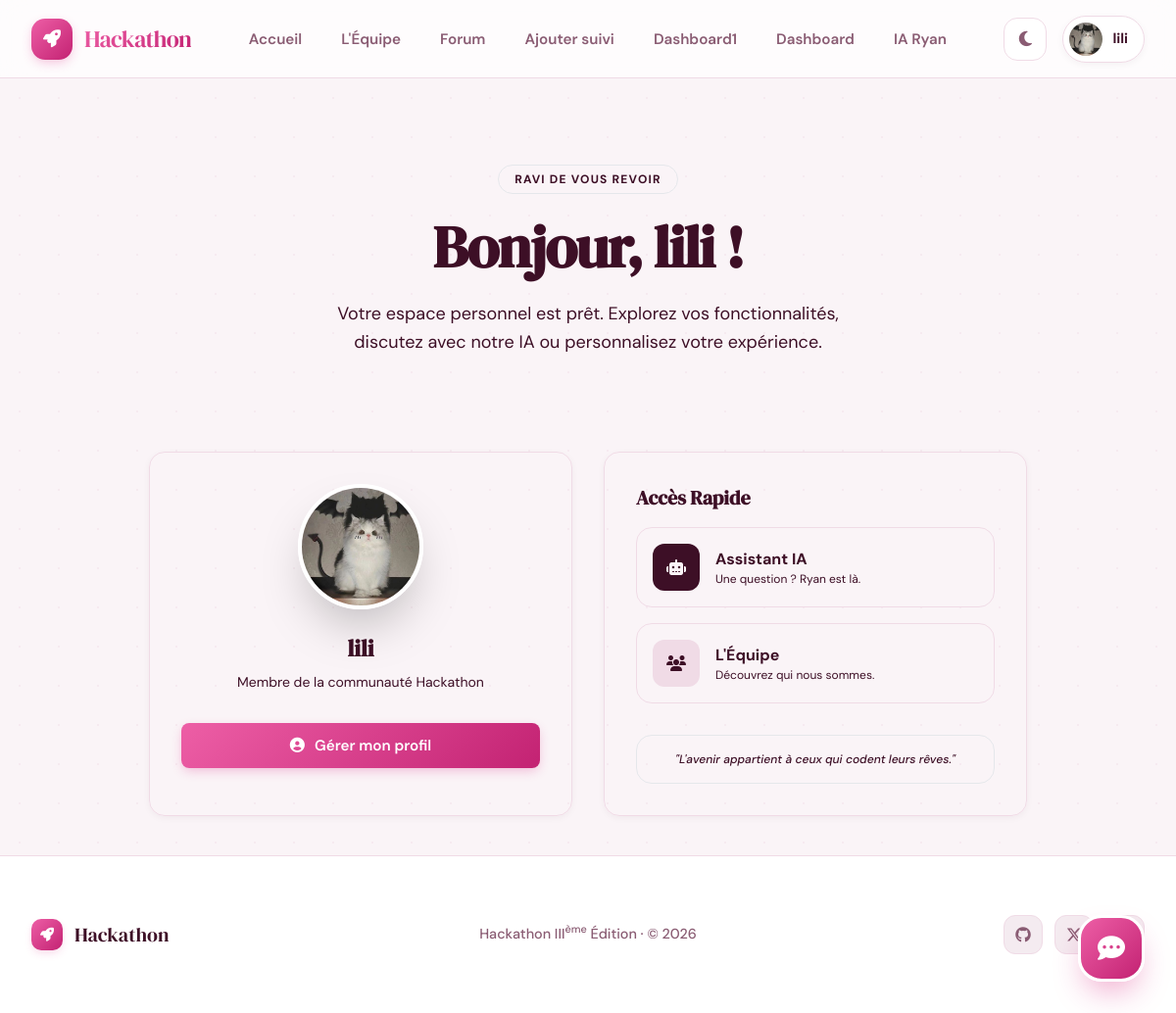
The app's page /user_home/ (signed in) with its own data.
### Users/models.py (models this page shows, shortened)
class User(AbstractUser):
    GROUPE_SANGUIN_CHOIX = [
        ('A+', 'A+'), ('A-', 'A-'),
        ('B+', 'B+'), ('B-', 'B-'),
        ('AB+', 'AB+'), ('AB-', 'AB-'),
        ('O+', 'O+'), ('O-', 'O-'),
    ]
    is_admin_user = models.BooleanField(default=False)
    is_customer = models.BooleanField(default=True)
    age = models.PositiveIntegerField(null=True, blank=True, help_text="25")
    date_dernieres_regles = models.DateField(null=True, blank=True)
    date_prevue_accouchement = models.DateField(null=True, blank=True)
    taille = models.PositiveIntegerField(null=True, blank=True, help_text="En cm")
    poids_initial = models.FloatField(null=True, blank=True, help_text="En kg")
    groupe_sanguin = models.CharField(
        null=True,
        blank=True,
        max_length=5,
        choices=GROUPE_SANGUIN_CHOIX
    )
    antecedents_medicaux = models.TextField(null=True, blank=True)
    nombre_grossesses_precedentes = models.PositiveIntegerField(default=0)
    photo = models.ImageField(
        upload_to="profile_pictures/",
        default="profile_pictures/default.png",
        blank=True,
        null=True,
    )

### Users/views.py (the view)
# urls.py: path("user_home/", views.user_home, name="user_home"),
@login_required
def user_home(request):
    return render(request, "dashboard/user/home.html")

### templates/dashboard/user/home.html (shortened to what this page needs)
{% extends 'Base/base.html' %}
{% block content %}
<div class="max-w-4xl mx-auto space-y-12">
    <div class="text-center space-y-6 py-12">
        <div class="inline-block px-4 py-1.5 rounded-full bg-[var(--accent)]/10 border border-[var(--accent)]/20 text-[var(--accent)] text-xs font-bold uppercase tracking-widest animate-pulse">
            Ravi de vous revoir
        </div>
        <h1 class="text-5xl md:text-6xl font-black text-[var(--ink)] tracking-tight font-serif-display leading-tight">
            Bonjour, <span class="text-[var(--accent)]">{{ user.username }}</span> !
        </h1>
        <p class="text-[var(--muted)] text-lg max-w-xl mx-auto leading-relaxed">
            Votre espace personnel est prêt. Explorez vos fonctionnalités, discutez avec notre IA ou personnalisez votre expérience.
        </p>
    </div>
    <div class="grid md:grid-cols-2 gap-8 items-stretch">
        <div class="cool-card flex flex-col items-center text-center">
            <div class="relative group mb-6">
                <div class="absolute -inset-1 bg-gradient-to-r from-[var(--accent)] to-[var(--ink)] rounded-full blur opacity-25 group-hover:opacity-50 transition duration-1000"></div>
                {% if user.photo %}
                    <img src="{{ user.photo.url }}" alt="Photo de profil" class="relative w-32 h-32 rounded-full object-cover border-4 border-[var(--surface)] shadow-2xl">
                {% else %}
                    <div class="relative w-32 h-32 rounded-full bg-[var(--ink)] text-[var(--paper)] flex items-center justify-center text-4xl font-serif-display border-4 border-[var(--surface)] shadow-2xl">
                        {{ user.username|first|upper }}
                    </div>
                {% endif %}
            </div>
            <h2 class="text-2xl font-bold text-[var(--ink)] mb-2">{{ user.username }}</h2>
            <p class="text-[var(--muted)] text-sm mb-8">Membre de la communauté Hackathon</p>
            <a href="{% url 'users:profile' %}" class="btn btn-primary w-full">
                <i class="fas fa-user-circle"></i> Gérer mon profil
            </a>
        </div>
        <div class="cool-card flex flex-col justify-between">
            <div>
                <h3 class="text-xl font-bold text-[var(--ink)] mb-4 font-serif-display">Accès Rapide</h3>
                <div class="space-y-4">
                    <a href="{% url 'users:chat_home' %}" class="flex items-center gap-4 p-4 rounded-2xl bg-[var(--paper)] border border-[var(--line)] hover:border-[var(--accent)] transition-colors group">
                        <div class="w-12 h-12 rounded-xl bg-[var(--ink)] text-[var(--paper)] flex items-center justify-center group-hover:bg-[var(--accent)] transition-colors">
                            <i class="fas fa-robot"></i>
                        </div>
                        <div class="text-left">
                            <div class="font-bold text-[var(--ink)]">Assistant IA</div>
                            <div class="text-xs text-[var(--muted)]">Une question ? Ryan est là.</div>
                        </div>
                    </a>
                    <a href="{% url 'users:about' %}" class="flex items-center gap-4 p-4 rounded-2xl bg-[var(--paper)] border border-[var(--line)] hover:border-[var(--accent)] transition-colors group">
                        <div class="w-12 h-12 rounded-xl bg-[var(--line)] text-[var(--ink)] flex items-center justify-center group-hover:bg-[var(--ink)] group-hover:text-[var(--paper)] transition-colors">
                            <i class="fas fa-users"></i>
                        </div>
                        <div class="text-left">
                            <div class="font-bold text-[var(--ink)]">L'Équipe</div>
                            <div class="text-xs text-[var(--muted)]">Découvrez qui nous sommes.</div>
                        </div>
                    </a>
                </div>
            </div>
            <div class="mt-8 p-4 rounded-2xl bg-[var(--accent)]/5 border border-[var(--accent)]/10 text-center">
                <p class="text-xs text-[var(--muted)] font-medium italic">
                    "L'avenir appartient à ceux qui codent leurs rêves."
                </p>
            </div>
        </div>
    </div>
</div>
{% endblock %}

### templates/Base/base.html (shortened to what this page needs)
<!doctype html>
<html lang="fr" data-theme="light">
    <head>
        <script src="https://cdn.tailwindcss.com"></script>
        <link
            rel="stylesheet"
            href="https://cdnjs.cloudflare.com/ajax/libs/font-awesome/6.5.0/css/all.min.css"
        />
        {% load static %}
        <link rel="stylesheet" href="{% static 'css/style.css' %}" />
    </head>
    <body>
        <nav
            class="navbar"
            role="navigation"
            aria-label="Navigation principale"
        >
            <div class="navbar-inner">
                <a
                    href="{% url 'users:landing' %}"
                    class="logo"
                    aria-label="Hackathon — Accueil"
                >
                    <div class="logo-mark"><i class="fas fa-rocket"></i></div>
                    <span class="logo-text">Hackathon</span>
                </a>
                <ul class="nav-links desktop-nav" role="list">
                    <li><a href="{% url 'users:landing' %}">Accueil</a></li>
                    <li><a href="{% url 'users:about' %}">L'Équipe</a></li>
                    <li><a href="{% url 'forum:question_list' %}">Forum</a></li>
                    <li>
                        <a href="{% url 'pregancy:ajouter_suivi' %}"
                            >Ajouter suivi</a
                        >
                    </li>
                    <li>
                        <a href="{% url 'pregancy:dashboard' %}">Dashboard1</a>
                    </li>
                    {% if user.is_authenticated %}
                    <li><a href="{% url 'users:user_home' %}">Dashboard</a></li>
                    <li><a href="{% url 'users:chat_home' %}">IA Ryan</a></li>
                    {% endif %}
                </ul>
                <div class="nav-actions desktop-nav">
                    <button
                        class="theme-btn"
                        id="theme-toggle"
                        aria-label="Changer le thème"
                    >
                        <i class="fas fa-moon icon-moon"></i>
                    </button>
                    {% if user.is_authenticated %}
                    <a href="{% url 'users:profile' %}" class="user-pill">
                        {% if user.photo %}
                        <img
                            src="{{ user.photo.url }}"
                            class="avatar"
                            alt="{{ user.username }}"
                        />
                        {% else %}
                        <div class="avatar-initials">
                            {{ user.username|first|upper }}
                        </div>
                        {% endif %}
                        <span class="user-name">{{ user.username }}</span>
                    </a>
                    {% endif %}
                </div>
            </div>
        </nav>
        <main class="main">{% block content %}{% endblock %}</main>
        <footer>
            <div class="footer-inner">
                <div class="footer-brand">
                    <div class="footer-mark"><i class="fas fa-rocket"></i></div>
                    <span class="footer-brand-name">Hackathon</span>
                </div>
                <p class="footer-copy">
                    Hackathon III<sup>ème</sup> Édition · © 2026
                </p>
                <div class="footer-links">
                    <a href="#" aria-label="GitHub"
                        ><i class="fab fa-github"></i
                    ></a>
                    <a href="#" aria-label="Twitter"
                        ><i class="fab fa-x-twitter"></i
                    ></a>
                    <a href="#" aria-label="LinkedIn"
                        ><i class="fab fa-linkedin-in"></i
                    ></a>
                </div>
            </div>
        </footer>
        {% if user.is_authenticated and "/chat/" not in request.path %}
        <div class="chat-widget">
            <button class="chat-bubble" onclick="toggleWidget()">
                <i class="fas fa-comment-dots" id="widget-icon"></i>
            </button>
        </div>
        {% endif %}
    </body>
</html>

### static/css/_tokens.css (style rules this page uses)
:root { --p-h: 330; --p-s: 70%; --p-l: 50%; --s-h: 280; --s-s: 60%; --s-l: 65%; --primary: hsl(var(--p-h), var(--p-s), var(--p-l)); --primary-alt: hsl(var(--p-h), var(--p-s), 40%); --secondary: hsl(var(--s-h), var(--s-s), var(--s-l)); --success: hsl(150, 60%, 45%); --warning: hsl(45, 90%, 50%); --error: hsl(350, 75%, 55%); --info: hsl(200, 80%, 55%); --paper: hsl(var(--p-h), 40%, 97%); --surface: #ffffff; --surface-2: hsl(var(--p-h), 30%, 94%); --ink: hsl(var(--p-h), 60%, 15%); --ink-muted: hsl(var(--p-h), 20%, 45%); --line: hsl(var(--p-h), 40%, 90%); --line-bold: hsl(var(--p-h), 40%, 85%); --radius: 16px; --radius-sm: 8px; --radius-lg: 24px; --nav-h: 80px; --shadow-sm: 0 2px 8px -2px hsla(var(--p-h), 30%, 20%, 0.08); --shadow-md: 0 12px 24px -8px hsla(var(--p-h), 30%, 20%, 0.12); --shadow-lg: 0 24px 48px -12px hsla(var(--p-h), 30%, 20%, 0.18); --glass: hsla(0, 0%, 100%, 0.7); --glass-blur: blur(12px); --grad-primary: linear-gradient(135deg, hsl(var(--p-h), 80%, 65%), hsl(var(--p-h), 70%, 45%)); --grad-soft: linear-gradient(135deg, hsl(var(--p-h), 40%, 98%), hsl(var(--p-h), 40%, 94%)); }

### static/css/_base.css (style rules this page uses)
*, *::before, *::after { box-sizing: border-box; margin: 0; padding: 0; -webkit-font-smoothing: antialiased; -moz-osx-font-smoothing: grayscale; }
html { scroll-behavior: smooth; font-size: 16px; }
body { font-family: 'DM Sans', -apple-system, BlinkMacSystemFont, sans-serif; background: var(--paper); color: var(--ink); min-height: 100vh; display: flex; flex-direction: column; line-height: 1.6; overflow-x: hidden; transition: background .4s cubic-bezier(0.4, 0, 0.2, 1), color .4s ease; }
body::before { content: ""; position: fixed; top: 0; left: 0; width: 100%; height: 100%; z-index: -1; opacity: 0.4; background-image: radial-gradient(var(--line) 1px, transparent 1px); background-size: 40px 40px; }
h1, h2, h3, h4, h5, h6 { font-family: 'DM Serif Display', serif; font-weight: 400; line-height: 1.2; color: var(--ink); }
a { color: inherit; text-decoration: none; transition: all .2s ease; }
.main { flex: 1; width: 100%; max-width: 1440px; margin: 0 auto; padding: 40px 24px; }
.cool-card { In template /home/panda831/Bureau/tenaizybe/coucou_les_filles/templates/Base/base.html, error at line 408 background: var(--surface); border: 1px solid var(--line); border-radius: var(--radius); padding: 32px; box-shadow: var(--shadow-sm); transition: transform .3s ease, box-shadow .3s ease; }

### static/css/_buttons.css (style rules this page uses)
.btn { display: inline-flex; align-items: center; justify-content: center; gap: 10px; padding: 12px 28px; font-size: 0.95rem; font-weight: 600; border-radius: var(--radius-sm); cursor: pointer; transition: all .25s cubic-bezier(0.4, 0, 0.2, 1); border: 1px solid transparent; font-family: 'DM Sans', sans-serif; user-select: none; white-space: nowrap; }
.btn-primary { background: var(--grad-primary); color: white; border: none; box-shadow: 0 4px 12px -2px hsla(var(--p-h), 70%, 50%, 0.3); }

### static/css/_footer.css (style rules this page uses)
footer { background: var(--surface); border-top: 1px solid var(--line); padding: 60px 0; margin-top: auto; }
.footer-inner { max-width: 1440px; margin: 0 auto; padding: 0 32px; display: grid; grid-template-columns: 1fr auto 1fr; align-items: center; gap: 40px; }
.footer-brand { display: flex; align-items: center; gap: 12px; }
.footer-mark { width: 32px; height: 32px; background: var(--grad-primary); border-radius: 10px; display: flex; align-items: center; justify-content: center; box-shadow: 0 4px 10px -2px hsla(var(--p-h), 70%, 50%, 0.2); }
.footer-mark i { color: white; font-size: 14px; }
.footer-brand-name { font-family: 'DM Serif Display', serif; font-size: 1.25rem; color: var(--ink); }
.footer-copy { font-size: 0.9rem; color: var(--ink-muted); text-align: center; font-weight: 500; }
.footer-links { display: flex; gap: 12px; justify-content: flex-end; }
.footer-links a { width: 40px; height: 40px; border-radius: 12px; border: 1.5px solid var(--line); display: flex; align-items: center; justify-content: center; color: var(--ink-muted); font-size: 1rem; transition: all .25s ease; background: var(--surface-2); }

### templates/dashboard/user/home.html (style rules this page uses)
.font-serif-display { font-family: 'DM Serif Display', serif; }

### records on screen
User: photo (picture), username "lili"
